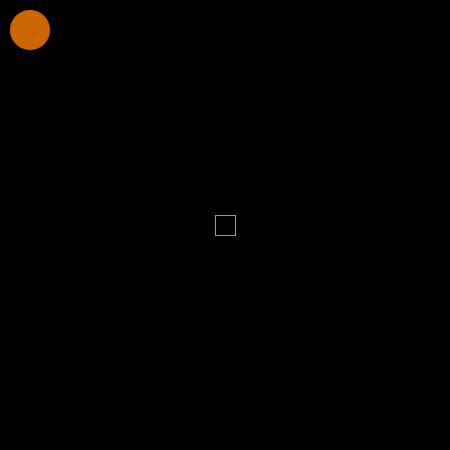
Frame 1 (no input)
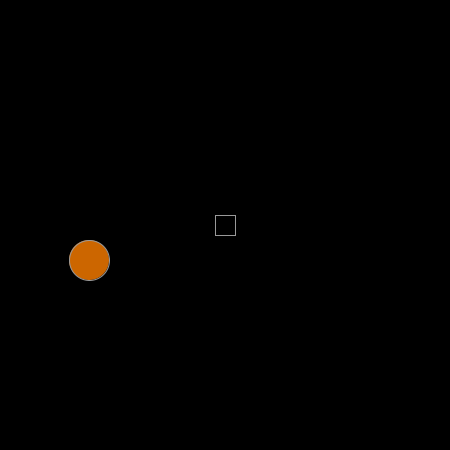
Frame 60 (the mouse pressed at the canvas centre just before this capture)
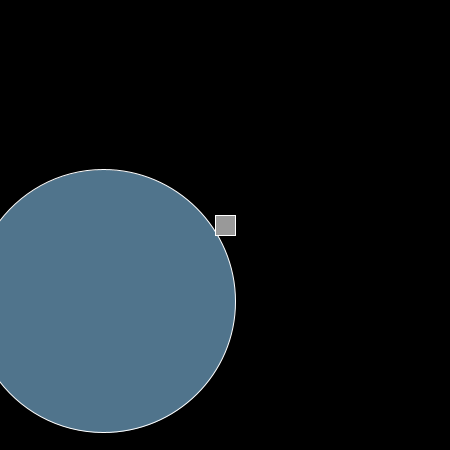
Frame 120 (the mouse held since frame 60 and released just before this capture)

The Processing sketch that drew these frames (run headless with seeded random() and noise(); from frame 60 on, the mouse is pressed at the canvas centre):

// Processing sketch: processing_156500
// ── processing_156500.pde

/**These are comments in Processing. This codes draws a circle of 
random color, speed and direction. It gets stuck on the sides 
*/
float y = 30.0;
float x = 30.0;
float radius = 20.0;
float speedX = 1.0;
float speedY = 10.0;
float directionX = 1;
float directionY = 1;
color ccolor = color(204, 102, 0);

/**global variables from the other sketch. these need to be brough into thier own objects.
*/
float bx;
float by;
int bs = 20;
boolean bover = false;
boolean locked = false;
float bdifx = 0.0; 
float bdify = 0.0;
 


void setup(){
frameRate(30);
size(450,450);
smooth ();
noStroke();
ellipseMode (RADIUS);
colorMode (RGB);

bx = width/2.0;
by = height/2.0;
rectMode(CENTER);
}

void draw(){

background (0);
fill(ccolor);
ellipse (x, y, radius, radius);

y += speedY*directionY;
if (y + radius > height || y - radius < 0 ) {directionY = -directionY;
}

x += speedX*directionX;
if (x + radius > width || x - radius < 0 ) {directionX = -directionX;
}
// Test if the cursor is over the box 
  if (mouseX > bx-bs && mouseX < bx+bs && 
      mouseY > by-bs && mouseY < by+bs) {
    bover = true;  
    if(!locked) { 
      stroke(255); 
      fill(153);
    } 
  } else {
    stroke(153);
    fill(1533);
    bover = false;
  }
  
  // Draw the box
  rect(bx, by, bs, bs);
}

void mousePressed(){ 
directionX = random(-1,1);
directionY = random(-1,1);
speedX = random(50);
speedY = random(50);
radius = random(20,150);
ccolor = color(random(255), random(255), random(255)); 

if(bover) { 
    locked = true; 
    fill(255, 255, 255);
  } else {
    locked = false;
  }
  bdifx = mouseX-bx; 
  bdify = mouseY-by; 

}

void mouseDragged() {
  if(locked) {
    bx = mouseX-bdifx; 
    by = mouseY-bdify; 
  }
}

void mouseReleased() {
  locked = false;
}               
